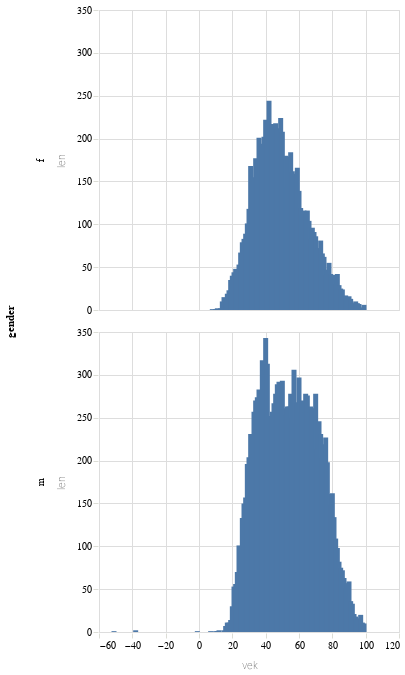

Write notebook code for a chart like this one.
### Code cell
alt.Chart(cr2.filter(pl.col('gender').is_in(['m','f'])).to_pandas()).mark_bar().encode(alt.X("vek"),alt.Y("len"),alt.Row("gender"))

### Figure 1 — Vega-Lite specification as saved in the notebook (floating-point values rounded to 4 significant figures; data arrays with more than 128 entries replaced by an {"elided": "..."} marker saying what was removed)
{"config": {"title": {"font": "Noticia Text", "fontSize": 14, "anchor": "start", "lineHeight": 21, "fontWeight": "bolder", "subtitleFont": "Noticia Text", "subtitleFontSize": 12, "subtitlePadding": 12, "dy": -12}, "axis": {"labelFont": "Asap", "titleFont": "Asap", "fontWeight": "lighter", "titleFontWeight": "lighter", "labelFontSize": 10, "titleFontSize": 10, "labelPadding": 2, "titlePadding": 10, "domainOpacity": 0, "tickColor": "#DCDDD6"}, "legend": {"labelFont": "Asap", "labelFontWeight": "normal", "titleFont": "Asap", "titleFontWeight": "normal", "labelFontSize": 10, "titleFontSize": 10}}, "data": {"name": "data-96e125d8f2d554af9061bdd18b626cbc"}, "mark": {"type": "bar"}, "encoding": {"row": {"field": "gender", "type": "nominal"}, "x": {"field": "vek", "type": "quantitative"}, "y": {"field": "len", "type": "quantitative"}}, "$schema": "https://vega.github.io/schema/vega-lite/v5.8.0.json", "datasets": {"data-96e125d8f2d554af9061bdd18b626cbc": {"elided": "183 records"}}}
